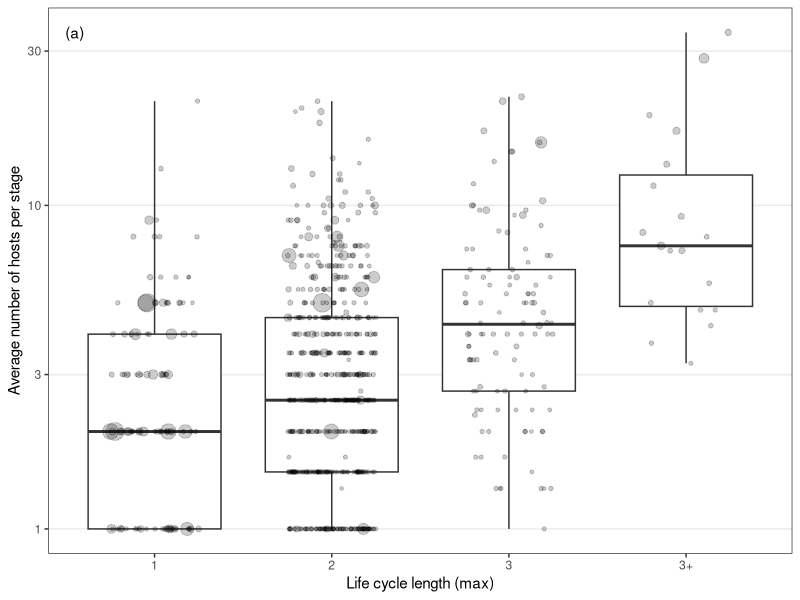
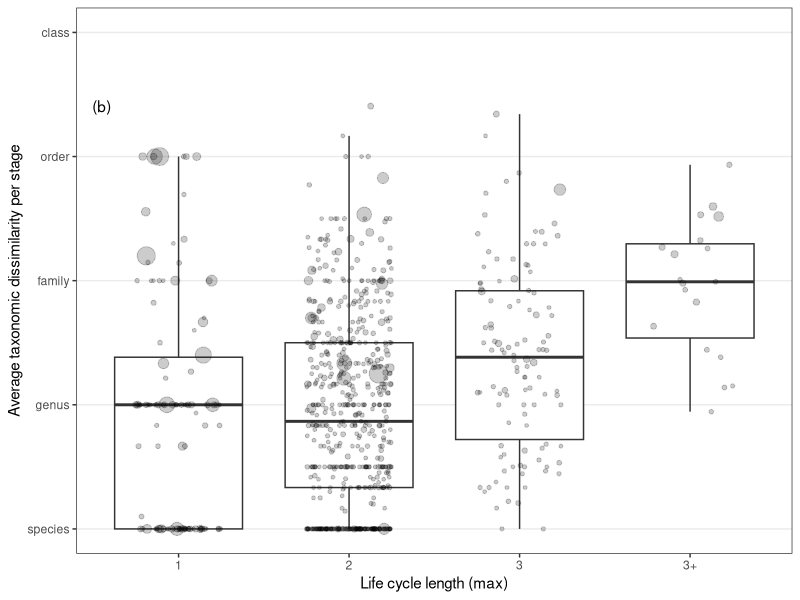
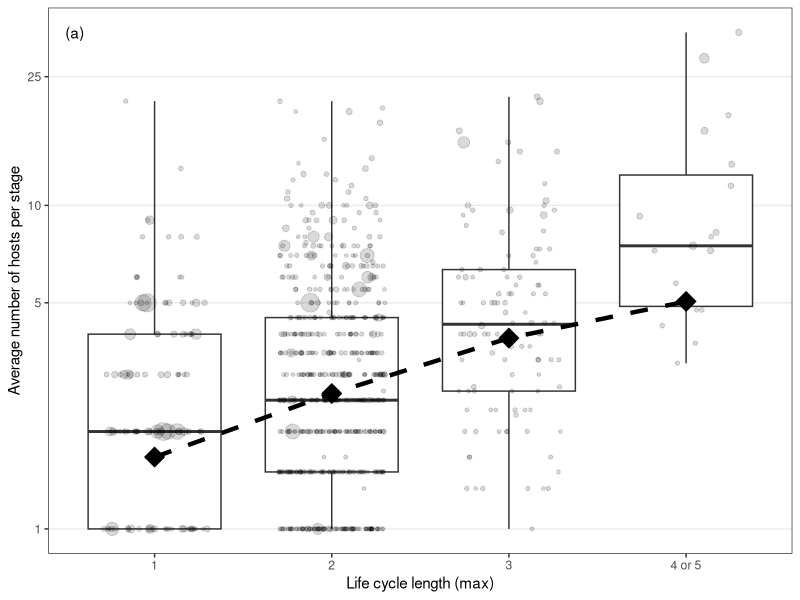
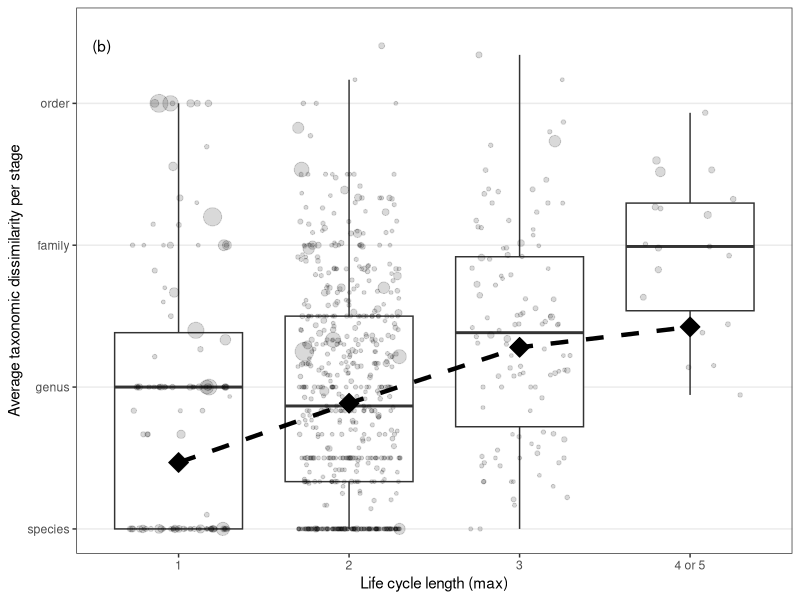
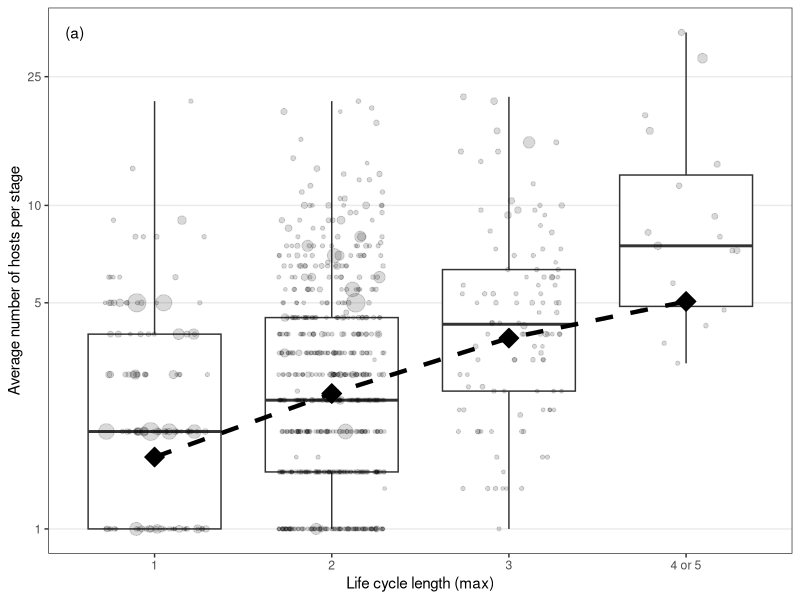
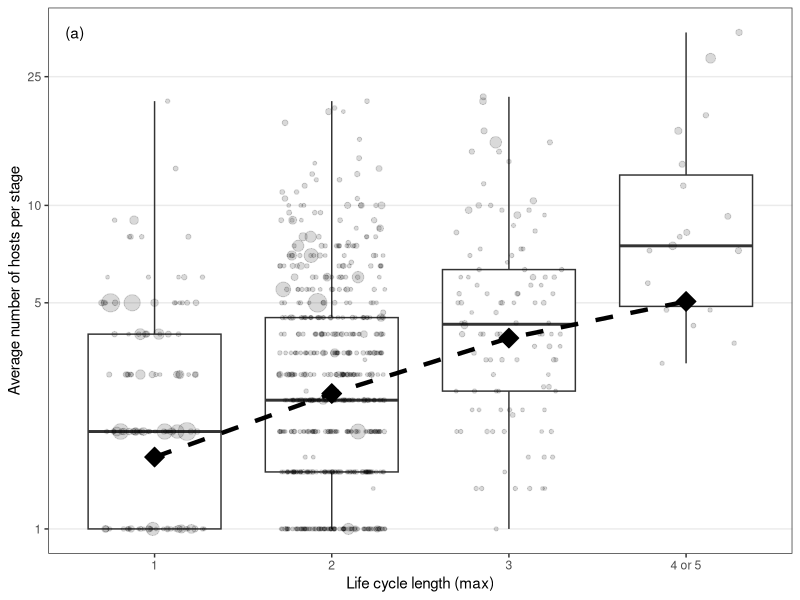
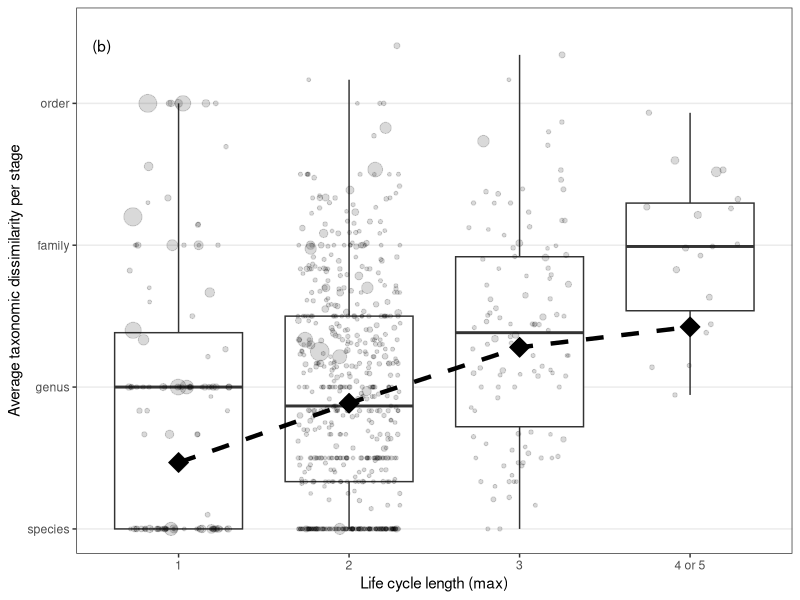
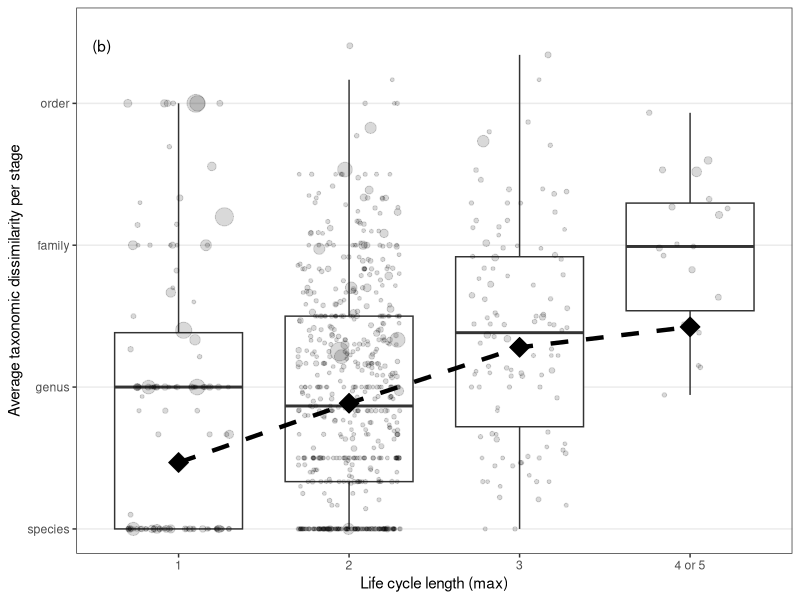

Write the R code that produced these figures, in order.
## ---- chunk 1
library(ggplot2)
library(dplyr)
library(tidyr)
library(ape)
knitr::opts_chunk$set(echo = FALSE, warning = FALSE, message = FALSE)
options(stringsAsFactors = FALSE)
theme_set(new = theme_bw())
## ---- chunk 2
hosts_per_stage <- read.csv(file = "../data/stage_level_combined.csv", header = TRUE)
## ---- chunk 3
tax.ranks <- c('genus', 'family', 'order', 'class', 'phylum') # for axis label
## ---- chunk 4
hosts_per_stage <- mutate(hosts_per_stage, Host_no_fac = if_else(Host.no > 4, as.integer(4), Host.no))%>%
  mutate(Host_no_fac = factor(Host_no_fac))
## ---- chunk 5
# center log-transformed study effort
hosts_per_stage <- mutate(hosts_per_stage, zstudy_effort = 
                log10(study_effort+1) - mean( log10(study_effort+1), na.rm=T))
# hosts_per_stage <- mutate(hosts_per_stage, zstudy_effort =
#                 log10(study_effort+1) - quantile(log10(study_effort+1), probs = 0.75) )

hosts_per_stage$obs <- factor(1:length(hosts_per_stage$Parasite.species)) # observation level effect for quantifying overdispersion
## ---- chunk 6
stage_avg <- hosts_per_stage%>%
  group_by(Parasite.species)%>%
  summarize(tot_hr = sum(num_hosts_suspicious_removed, na.rm = T), hr = mean(num_hosts_suspicious_removed, na.rm=T), 
            hsi = mean(hsi_lcdb_suspcious_rem, na.rm=T),
            var_hr = var(num_hosts_suspicious_removed, na.rm = T), var_hsi = var(hsi_lcdb_suspcious_rem, na.rm = T))
## ---- chunk 7
stage_avg <- left_join(stage_avg, 
                       select(hosts_per_stage, Parasite.species, 
                              parasite_genus, parasite_family, parasite_order, parasite_class, parasite_phylum,
                              partial_cycle, lcl_max, lcl_max_fac, study_effort, zstudy_effort)%>%distinct())
## ---- chunk 8
stage_avg <- filter(stage_avg, partial_cycle != 'partial') # just complete life cycles
## ---- chunk 9
stage_avg$obs <- 1:length(stage_avg$Parasite.species)
## ---- chunk 10
n_distinct(stage_avg$Parasite.species)
## ---- chunk 11
sum(stage_avg$tot_hr)
## ---- chunk 12
ggplot(stage_avg, aes(y = hr, x = lcl_max_fac)) +
  geom_boxplot(outlier.color = NA) +
  geom_point(alpha = 0.2, position = position_jitter(width = 0.25, height = 0), 
             aes(size = study_effort)) +
  scale_y_log10() +
  labs(x = "Life cycle length (max)", y = "Average number of hosts per stage", size = "Pubmed hits") +
  guides(size = FALSE) +
  theme(panel.grid.minor = element_blank(),
        panel.grid.major.x = element_blank()) +
  annotate(geom = 'text', label = "(a)", x = 0.55, y = max(stage_avg$hr))
## ---- chunk 13
ggplot(stage_avg, aes(y = hsi, x = lcl_max_fac)) +
  geom_boxplot(outlier.color = NA) +
  geom_point(alpha = 0.2, position = position_jitter(width = 0.25, height = 0), 
             aes(size = study_effort)) +
  scale_y_continuous(limits = c(1,5), breaks = c(1:6), labels = c("species", tax.ranks)) +
  labs(x = "Life cycle length (max)", y = "Average taxonomic dissimilarity per stage", size = "Pubmed hits") +
  guides(size = FALSE) +
  theme(legend.position = c(0.98, 0.02),
        legend.justification = c(1,0),
        legend.background = element_rect(color = 'black'),
        panel.grid.minor = element_blank(),
        panel.grid.major.x = element_blank()) +
  annotate(geom = 'text', label = "(b)", x = 0.55, y = max(stage_avg$hsi))
## ---- chunk 14
library(lme4)
## ---- chunk 15
reg1f <- lmer(log(hr) ~ zstudy_effort + lcl_max_fac + (1|parasite_genus) + (1|parasite_family) + 
                (1|parasite_order) + (1|parasite_class) + (1|parasite_phylum),
              data = stage_avg)
## ---- chunk 16
nd <- select(stage_avg, lcl_max_fac)%>%arrange(lcl_max_fac)%>%distinct()
nd$zstudy_effort <- 0

nd$preds <- exp(predict(reg1f, newdata = nd, re.form = NA))
nd$lcl <- 1:4
## ---- chunk 17
f1a2 <- ggplot(stage_avg, aes(y = hr, x = lcl_max_fac)) +
  geom_boxplot(outlier.color = NA) +
  geom_point(alpha = 0.15, position = position_jitter(width = 0.3, height = 0),
             aes(size = study_effort)) +
  scale_y_log10(breaks = c(1, 5, 10, 25)) +
  scale_x_discrete(labels = c("1", "2", "3", "4 or 5")) +
  labs(x = "Life cycle length (max)", y = "Average number of hosts per stage", size = "Pubmed hits") +
  guides(size = F) +
  theme(panel.grid.minor = element_blank(),
        panel.grid.major.x = element_blank()) +
  annotate(geom = 'text', label = "(a)", x = 0.55, y = max(stage_avg$hr)) +
  geom_line(data = nd, aes(x = lcl, y = preds), 
            alpha = 1, size = 1.5, color = 'black', linetype = 'dashed') +
  geom_point(data = nd, aes(x = lcl, y = preds), 
            size = 5, shape = 23, color = 'black', fill = 'black')
f1a2
## ---- chunk 18
reg1fx <- lmer(hsi ~ zstudy_effort + lcl_max_fac + (1|parasite_genus) + (1|parasite_family) + 
                (1|parasite_order) + (1|parasite_class) + (1|parasite_phylum),
              data = stage_avg) # add taxonomy
## ---- chunk 19
nd <- select(stage_avg, lcl_max_fac)%>%arrange(lcl_max_fac)%>%distinct()
nd$zstudy_effort <- 0

nd$preds <- predict(reg1fx, newdata = nd, re.form = NA)
nd$lcl <- 1:4
## ---- chunk 20
f1b2 <- ggplot(stage_avg, aes(y = hsi, x = lcl_max_fac)) +
  geom_boxplot(outlier.color = NA) +
  geom_point(alpha = 0.15, position = position_jitter(width = 0.3, height = 0),
             aes(size = study_effort)) +
  scale_y_continuous(limits = c(1,4.5), breaks = c(1:6), labels = c("species", tax.ranks)) +
  scale_x_discrete(labels = c("1", "2", "3", "4 or 5")) +
  labs(x = "Life cycle length (max)", y = "Average taxonomic dissimilarity per stage", size = "Pubmed hits") +
  guides(size = FALSE) +
  theme(legend.position = c(0.98, 0.02),
        legend.justification = c(1,0),
        legend.background = element_rect(color = 'black'),
        panel.grid.minor = element_blank(),
        panel.grid.major.x = element_blank()) +
  annotate(geom = 'text', label = "(b)", x = 0.55, y = max(stage_avg$hsi)) +
  geom_line(data = nd, aes(x = lcl, y = preds), 
            alpha = 1, size = 1.5, color = 'black', linetype = 'dashed') +
  geom_point(data = nd, aes(x = lcl, y = preds), 
            size = 5, shape = 23, color = 'black', fill = 'black')

f1b2
## ---- chunk 21
fig_width <- 4.5
fig_height <- 4.5

ggsave(filename = "../figs/Fig6a.svg", plot = f1a2, device = 'svg', units = 'in', width = fig_width, height = fig_height)
ggsave(filename = "../figs/Fig6a.png", plot = f1a2, device = 'png', units = 'in', width = fig_width, height = fig_height)
ggsave(filename = "../figs/Fig6b.svg", plot = f1b2, device = 'svg', units = 'in', width = fig_width, height = fig_height)
ggsave(filename = "../figs/Fig6b.png", plot = f1b2, device = 'png', units = 'in', width = fig_width, height = fig_height)
